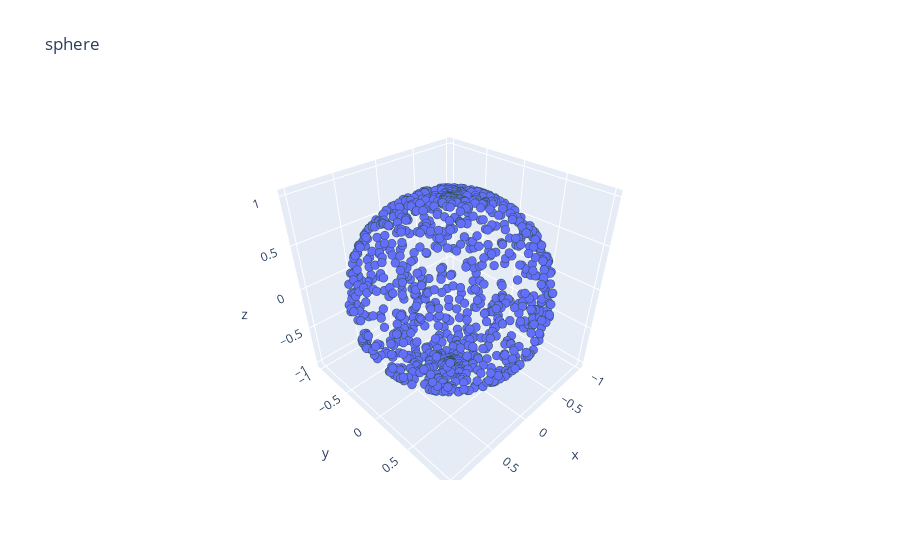

The notebook cell saved with this chart:
### Markdown cell above
# Generate sphere

### Code cell
X, Y, Z = get_sphere()
    
plotly3d(X, Y, Z, "sphere")

### Figure 1 — Plotly figure (JSON) as saved in the notebook; plotly's stock layout.template omitted (floating-point values rounded to 4 significant figures; data arrays with more than 128 entries replaced by an {"elided": "..."} marker saying what was removed)
{"data": [{"hovertemplate": "x=%{x}<br>y=%{y}<br>z=%{z}<extra></extra>", "legendgroup": "", "marker": {"color": "#636efa", "line": {"color": "DarkSlateGrey", "width": 2}, "size": 3, "symbol": "circle"}, "mode": "markers", "name": "", "scene": "scene", "showlegend": false, "type": "scatter3d", "x": {"elided": "1000 float values"}, "y": {"elided": "1000 float values"}, "z": {"elided": "1000 float values"}}], "layout": {"legend": {"tracegroupgap": 0}, "scene": {"domain": {"x": [0, 1], "y": [0, 1]}, "xaxis": {"title": {"text": "x"}}, "yaxis": {"title": {"text": "y"}}, "zaxis": {"title": {"text": "z"}}}, "title": {"text": "sphere"}}}
